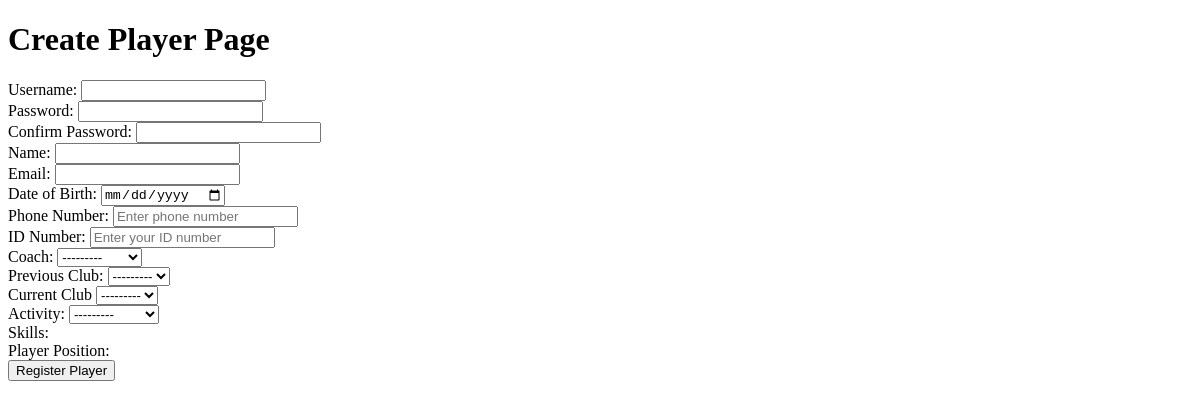
The page /register-player on the database as committed earlier.
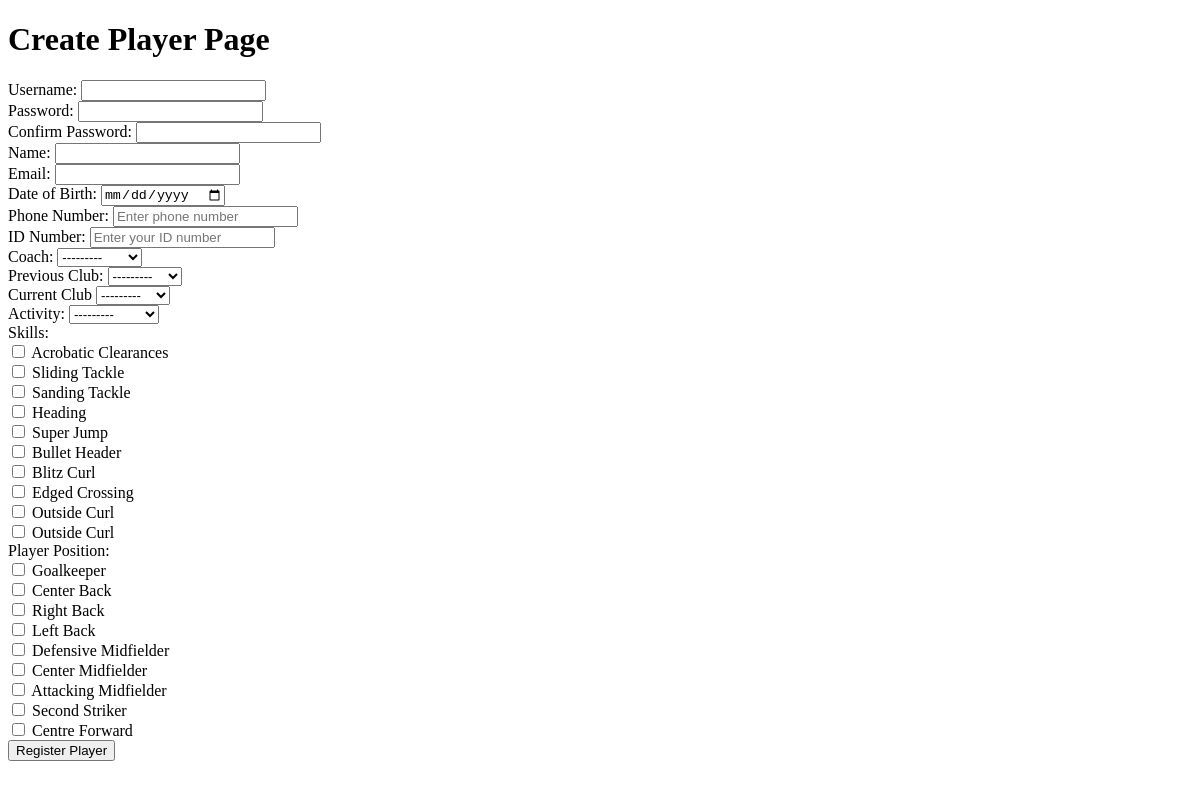
The same page on the database as committed later.
### apps/models.py (models this page shows)
class Skills(models.Model):
    DEFENSIVE_SKILLS = [
    ('ACROBATIC_CLEARANCES', 'Acrobatic Clearances'),
    ('SLIDING_TACKLE', 'Sliding Tackle'),
    ('STANDING_TACKLE', 'Sanding Tackle'),
    ('HEADING', 'Heading'),
    ('SUPER_JUMP', 'Super Jump'),
    ]
    ATTACKING_SKILLS = [
        ('BULLET_HEADER', 'Bullet Header'),
        ('BLITZ_CURL', 'Blitz Curl'),
        ('EDGED_CROSSING', 'Edged Crossing'),
        ('OUTSIDE_CURL', 'Outside Curl'),
        ('CHIP_SHOT', 'Chip Shot'),
    ]
    PLAYER_SKILLS = DEFENSIVE_SKILLS + ATTACKING_SKILLS
    skills = models.CharField(max_length=30, choices=PLAYER_SKILLS)
    def __str__(self):
        return self.get_skills_display()

### apps/views.py (the view, shortened to what this page needs)
# urls.py: path('register-player', views.RegisterPlayer.as_view(), name='register-player')
class RegisterPlayer(View):
    def get(self,request):
        form = PlayerRegisterForm()
        context = {'form': form}
        return render(request, 'apps/register-player.html', context)

### apps/forms.py
class PlayerRegisterForm(ModelForm):
    username = forms.CharField()
    password = forms.CharField(widget=forms.PasswordInput)
    confirm_password = forms.CharField(widget=forms.PasswordInput)
    class Meta:
        model = Player
        fields = ['name', 'email', 'date_of_birth', 'phone_number','id_no','skills','coach','player_position','club_before','current_club','activity']
        widgets = {
            'date_of_birth': forms.DateInput(attrs={'type': 'date'}),
            'phone_number': forms.TextInput(attrs={'type': 'tel', 'placeholder': 'Enter phone number'}),
            'id_no': forms.TextInput(attrs={'type': 'number', 'placeholder': "Enter your ID number"}),
            'skills': forms.CheckboxSelectMultiple(),
            'player_position': forms.CheckboxSelectMultiple(),
        }

### apps/models.py (called while the page is built)
    def __str__(self):
        return f'{self.name}'

    def __str__(self):
        return self.get_position_display()

    def __str__(self):
        return self.name

### apps/templates/apps/register-player.html (shortened to what this page needs)
{% extends 'apps/base.html' %}
{% block content %}
    <h1>Create Player Page</h1>
    <form method="POST">
        <div>
            <label>Username: </label>
            {{form.username}}
        </div>
        <div>
            <label>Password: </label>
            {{form.password}}
        </div>
        <div>
            <label>Confirm Password: </label>
            {{form.confirm_password}}
        </div>
        <div>
            <label>
                Name:
            </label>{{form.name}}
        </div>
        <div>
            <label>Email: </label>
            {{form.email}}
        </div>
        <div>
            <label>Date of Birth: </label>
            {{form.date_of_birth}}
        </div>
        <div>
            <label>Phone Number: </label>
            {{form.phone_number}}
        </div>
        <div>
            <label>ID Number: </label>
            {{form.id_no}}
        </div>
        <div>
            <label>Coach: </label>
            {{form.coach}}
        </div>
        <div>
            <label>Previous Club: </label>
            {{form.club_before}}
        </div>
        <div>
            <label>Current Club</label>
            {{form.current_club}}
        </div>
        <div>
            <label>Activity: </label>
            {{form.activity}}
        </div>
        <div>
            <label>Skills: </label>
            {{form.skills}}
        </div>
        <div>
            <label>Player Position: </label>
            {{form.player_position}}
        </div>
        <input type="submit" value="Register Player">
    </form>
{% endblock %}

### apps/templates/apps/base.html
<!DOCTYPE html>
<html>
    <head><title>{% block title %} {% endblock %}</title></head>
    <body>
        {% block content %}{% endblock %}
    </body>
</html>

Rows that differ between the two databases and show on the page:
added Skills: skills "☐ ☐ ☐ ☐ ☐ ☐ ☐ ☐ ☐ ☐"
Other text that changed with them:
form field player_position: (not shown) → "☐ ☐ ☐ ☐ ☐ ☐ ☐ ☐ ☐"
text now shown: "Acrobatic Clearances Sliding Tackle Sanding Tackle Heading Super Jump Bullet Header Blitz Curl Edged Crossing Outside Curl Outside Curl Goalkeeper Center Back Right Back Left Back Defensive Midfielder Center Midfielder Attacking Midfielder Second Striker Centre Forward"
